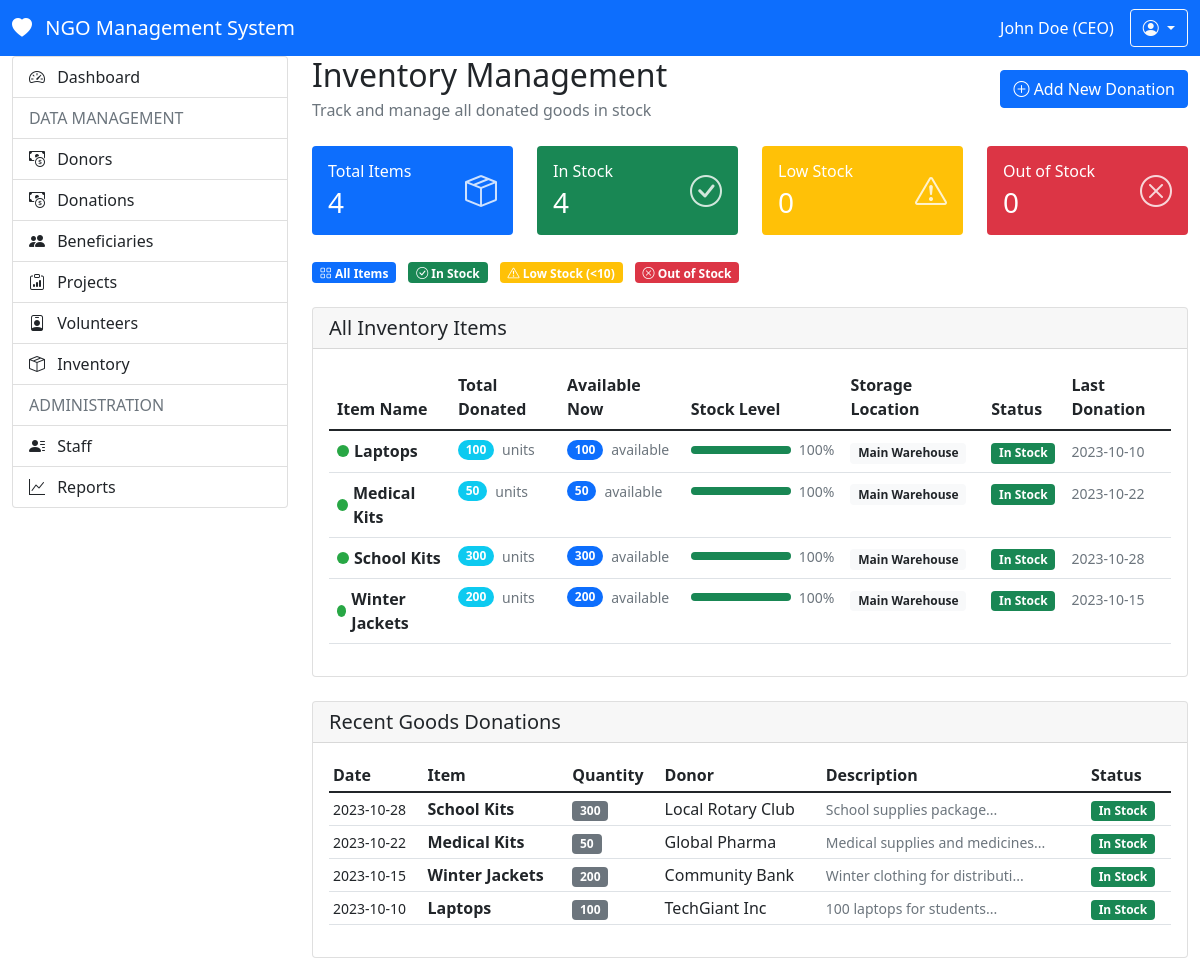
The page /modules/inventory/view.php (signed in) on the database its author committed.
### tables this page shows
CREATE TABLE `donation` (
  `donation_id` int(11) NOT NULL,
  `donor_id` int(11) NOT NULL,
  `donation_type` enum('Money','Goods') NOT NULL,
  `amount` int(11) NOT NULL,
  `description` text DEFAULT NULL,
  `payment_method` varchar(30) DEFAULT NULL,
  `item_name` varchar(50) DEFAULT NULL,
  `quantity` int(11) DEFAULT NULL,
  `donation_date` date DEFAULT curdate()
);

CREATE TABLE `donor` (
  `donor_id` int(11) NOT NULL,
  `first_name` varchar(30) DEFAULT NULL,
  `last_name` varchar(30) DEFAULT NULL,
  `email` varchar(30) DEFAULT NULL,
  `phone` varchar(16) DEFAULT NULL,
  `address` varchar(40) DEFAULT NULL,
  `city` varchar(25) DEFAULT NULL
);

CREATE TABLE `goodsinventory` (
  `item_id` int(11) NOT NULL,
  `item_name` varchar(30) NOT NULL,
  `available_quantity` int(11) NOT NULL DEFAULT 0,
  `storage_location` varchar(30) NOT NULL,
  `description` text DEFAULT NULL,
  `donation_id` int(11) DEFAULT NULL,
  `status` varchar(15) DEFAULT 'In Stock'
);

### modules/inventory/view.php (the view, shortened to what the rows shown need)
<?php
require_once '../../config.php';
?>
<!DOCTYPE html>
<html lang="en">
<head>
    <link href="https://cdn.jsdelivr.net/npm/bootstrap@5.1.3/dist/css/bootstrap.min.css" rel="stylesheet">
    <link rel="stylesheet" href="https://cdn.jsdelivr.net/npm/bootstrap-icons@1.8.1/font/bootstrap-icons.css">
</head>
<body>
    <div class="container-fluid">
        <div class="row">
            <div class="col-md-9">
                <div class="d-flex justify-content-between align-items-center mb-4">
                    <div>
                        <h2 class="mb-1">Inventory Management</h2>
                    </div>
                </div>
                <div class="card">
                    <div class="card-body">
                        <div class="table-responsive">
                            <table class="table table-hover" id="inventoryTable">
                                <thead>
                                    <tr>
                                        <th>Item Name</th>
                                        <th>Total Donated</th>
                                        <th>Available Now</th>
                                        <th>Stock Level</th>
                                        <th>Storage Location</th>
                                        <th>Status</th>
                                        <th>Last Donation</th>
                                    </tr>
                                </thead>
                            </table>
                        </div>
                    </div>
                </div>
                <div class="card mt-4">
                    <div class="card-body">
                        <div class="table-responsive">
                            <table class="table table-sm">
                                <thead>
                                    <tr>
                                        <th>Date</th>
                                        <th>Item</th>
                                        <th>Quantity</th>
                                        <th>Donor</th>
                                        <th>Description</th>
                                        <th>Status</th>
                                    </tr>
                                </thead>
                                <tbody>
                                    <?php
                                    $stmt = $pdo->query("
                                        SELECT d.donation_date, d.item_name, d.quantity,
                                               dn.first_name, dn.last_name, d.description,
                                               gi.status
                                        FROM Donation d
                                        LEFT JOIN Donor dn ON d.donor_id = dn.donor_id
                                        LEFT JOIN GoodsInventory gi ON d.donation_id = gi.donation_id
                                        WHERE d.donation_type = 'Goods'
                                        ORDER BY d.donation_date DESC
                                        LIMIT 5
                                    ");
                                    while ($row = $stmt->fetch()) {
                                        echo '<tr>';
                                        echo '<td><small>' . $row['donation_date'] . '</small></td>';
                                        echo '<td><strong>' . htmlspecialchars($row['item_name']) . '</strong></td>';
                                        echo '<td><span class="badge bg-secondary">' . $row['quantity'] . '</span></td>';
                                        echo '<td>' . htmlspecialchars($row['first_name'] . ' ' . $row['last_name']) . '</td>';
                                        echo '<td><small class="text-muted">' . htmlspecialchars(substr($row['description'] ?? '', 0, 30)) . '...</small></td>';
                                        echo '<td><span class="badge bg-' . ($row['status'] == 'In Stock' ? 'success' : 'warning') . '">' . $row['status'] . '</span></td>';
                                        echo '</tr>';
                                    }
                                    ?>
                                </tbody>
                            </table>
                        </div>
                    </div>
                </div>
            </div>
        </div>
    </div>
</body>
</html>

### rows shown on the page
donation: donation_date "2023-10-28", item_name "School Kits", quantity "300", donor.last_name "Local Rotary Club", description "School supplies package", goodsinventory.status "In Stock"
donation: donation_date "2023-10-22", item_name "Medical Kits", quantity "50", donor.last_name "Global Pharma", description "Medical supplies and medicines", goodsinventory.status "In Stock"
donation: donation_date "2023-10-15", item_name "Winter Jackets", quantity "200", donor.last_name "Community Bank", description "Winter clothing for distributi", goodsinventory.status "In Stock"
donation: donation_date "2023-10-10", item_name "Laptops", quantity "100", donor.last_name "TechGiant Inc", description "100 laptops for students", goodsinventory.status "In Stock"

### other values the page prints
$_SESSION['full_name'] "John Doe (CEO)"
$result['count'] "4"
$result['count'] "0"
$item_name "Laptops"
$total_donated "100"
$available_now "100"
$stock_percentage "100"
$storage_locations "Main Warehouse"
$stock_status "In Stock"
$last_donation "2023-10-10"
$item_name "Medical Kits"
$total_donated "50"
$available_now "50"
$last_donation "2023-10-22"
$item_name "School Kits"
